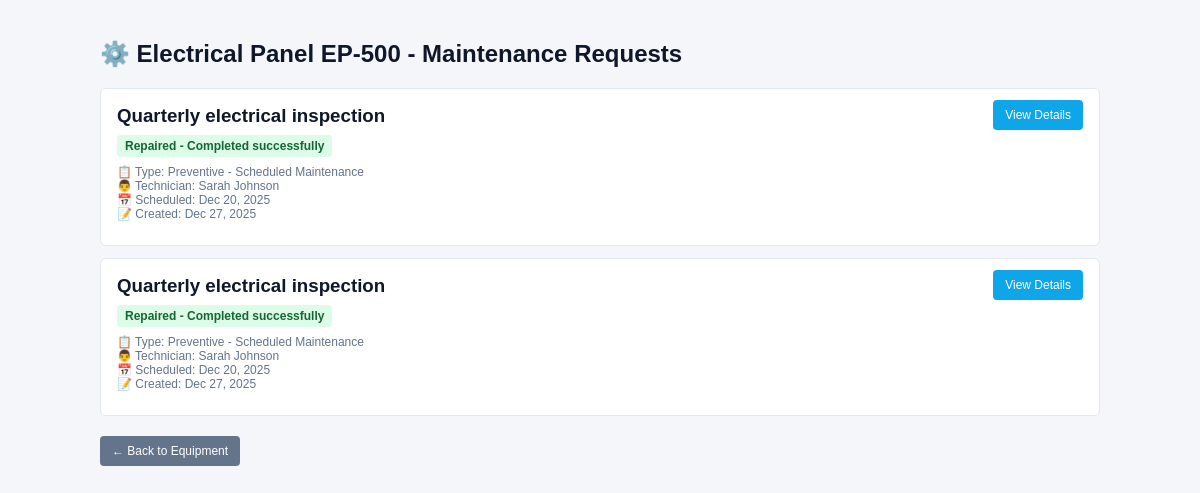
Screenshot of /equipment/4/maintenance/ (signed in) with the database file from the repository.
### equipment/models.py (models this page shows, shortened)
class Equipment(models.Model):
    name = models.CharField(
        max_length=150,
        help_text="Equipment name (e.g., 'Hydraulic Press A1', 'CNC Machine 3')"
    )
    serial_number = models.CharField(
        max_length=100,
        unique=True,
        help_text="Unique manufacturer serial number"
    )
    department = models.CharField(
        max_length=100,
        help_text="Department responsible for this equipment"
    )
    location = models.CharField(
        max_length=200,
        help_text="Physical location within facility (e.g., 'Building A, Floor 2, Section 3')"
    )
    assigned_employee = models.ForeignKey(
        User,
        on_delete=models.SET_NULL,
        null=True,
        blank=True,
        related_name='assigned_equipment',
        help_text="Primary employee responsible for this equipment"
    )
    default_maintenance_team = models.ForeignKey(
        MaintenanceTeam,
        on_delete=models.SET_NULL,
        null=True,
        blank=True,
        related_name='default_for_equipment',
        help_text="Default team for maintenance requests on this equipment"
    )
    default_technician = models.ForeignKey(
        User,
        on_delete=models.SET_NULL,
        null=True,
        blank=True,
        related_name='default_technician_for_equipment',
        help_text="Preferred technician for this equipment"
    )
    purchase_date = models.DateField(
        help_text="Date equipment was purchased"
    )
    warranty_expiry_date = models.DateField(
        null=True,
        blank=True,
        help_text="Date warranty expires"
    )
    is_scrapped = models.BooleanField(
        default=False,
        help_text="Whether equipment is logically scrapped (not deleted from system)"
    )
    created_at = models.DateTimeField(auto_now_add=True, null=True, blank=True)
    updated_at = models.DateTimeField(auto_now=True)
    class Meta:
        verbose_name = "Equipment"
        verbose_name_plural = "Equipment"
        ordering = ['name']
        indexes = [
            models.Index(fields=['serial_number']),
            models.Index(fields=['is_scrapped']),
        ]

### maintenance/models.py (models this page shows, shortened)
class MaintenanceRequest(models.Model):
    REQUEST_TYPE_CHOICES = [
        ('Corrective', 'Corrective - Emergency/Unplanned'),
        ('Preventive', 'Preventive - Scheduled Maintenance'),
    ]
    STATUS_CHOICES = [
        ('New', 'New - Created, not yet assigned'),
        ('In Progress', 'In Progress - Technician is working'),
        ('Repaired', 'Repaired - Completed successfully'),
        ('Scrap', 'Scrap - Equipment marked for disposal'),
    ]
    subject = models.CharField(
        max_length=255,
        help_text="Brief description of the problem or maintenance task"
    )
    request_type = models.CharField(
        max_length=20,
        choices=REQUEST_TYPE_CHOICES,
        help_text="Type of maintenance request"
    )
    equipment = models.ForeignKey(
        Equipment,
        on_delete=models.CASCADE,
        related_name='maintenance_requests',
        help_text="Equipment requiring maintenance"
    )
    assigned_team = models.ForeignKey(
        MaintenanceTeam,
        on_delete=models.SET_NULL,
        null=True,
        blank=True,
        related_name='maintenance_requests',
        help_text="Team assigned to handle this request (auto-filled from equipment default)"
    )
    assigned_technician = models.ForeignKey(
        User,
        on_delete=models.SET_NULL,
        null=True,
        blank=True,
        related_name='assigned_maintenance_requests',
        help_text="Individual technician assigned to complete the work"
    )
    status = models.CharField(
        max_length=20,
        choices=STATUS_CHOICES,
        default='New',
        help_text="Current status of the maintenance request"
    )
    created_by = models.ForeignKey(
        User,
        on_delete=models.SET_NULL,
        null=True,
        blank=True,
        related_name='created_maintenance_requests',
        help_text="User who created this maintenance request"
    )
    scheduled_date = models.DateField(
        null=True,
        blank=True,
        help_text="Scheduled date for preventive maintenance"
    )
    due_date = models.DateField(
        null=True,
        blank=True,
        help_text="Target completion date"
    )
    duration = models.FloatField(
        null=True,
        blank=True,
        help_text="Estimated or actual duration in hours"
    )
    created_at = models.DateTimeField(auto_now_add=True, null=True, blank=True)
    updated_at = models.DateTimeField(auto_now=True)
    class Meta:
        verbose_name = "Maintenance Request"
        verbose_name_plural = "Maintenance Requests"
        ordering = ['-created_at']
        indexes = [
            models.Index(fields=['status']),
            models.Index(fields=['request_type']),
            models.Index(fields=['equipment']),
            models.Index(fields=['assigned_technician']),
            models.Index(fields=['scheduled_date']),
        ]

### equipment/views.py (the view)
# urls.py: path('<int:equipment_id>/maintenance/', views.equipment_maintenance_list, name='maintenance_list'),
@login_required
@require_http_methods(["GET"])
def equipment_maintenance_list(request, equipment_id):
    equipment = get_object_or_404(Equipment, id=equipment_id)
    requests = MaintenanceRequest.objects.filter(equipment=equipment).select_related(
        'assigned_technician', 'assigned_team'
    ).order_by('-created_at')
    context = {
        'equipment': equipment,
        'requests': requests,
    }
    return render(request, 'equipment/maintenance_list.html', context)

### equipment/templates/equipment/maintenance_list.html (shortened to what this page needs)
{% load static %}
<!DOCTYPE html>
<html>
<head>
  <link rel="stylesheet" href="{% static 'style.css' %}">
</head>
<body>
  <div class="maint-list">
    <h2>⚙️ {{ equipment.name }} - Maintenance Requests</h2>
    {% if requests %}
      {% for req in requests %}
      <div class="request-item">
        <div class="req-info">
          <h3>{{ req.subject }}</h3>
          <span class="req-status {% if req.status == 'New' %}new{% elif req.status == 'In Progress' %}progress{% elif req.status == 'Repaired' %}repaired{% elif req.status == 'Scrap' %}scrap{% endif %}">
            {{ req.get_status_display }}
          </span>
          <div class="req-meta">
            <div>📋 Type: {{ req.get_request_type_display }}</div>
            {% if req.assigned_technician %}
            <div>👨 Technician: {{ req.assigned_technician.get_full_name }}</div>
            {% endif %}
            {% if req.scheduled_date %}
            <div>📅 Scheduled: {{ req.scheduled_date|date:"M d, Y" }}</div>
            {% endif %}
            <div>📝 Created: {{ req.created_at|date:"M d, Y" }}</div>
          </div>
        </div>
        <div style="text-align:right">
          <a href="{% url 'maintenance:request_detail' req.id %}" class="btn-view">View Details</a>
        </div>
      </div>
      {% endfor %}
    {% else %}
      <div class="empty">
        <p>No maintenance requests for this equipment yet.</p>
      </div>
    {% endif %}
    <div style="margin-top:20px">
      <a href="{% url 'equipment:detail' equipment.id %}" class="btn-view" style="display:inline-block;background:#64748b">← Back to Equipment</a>
    </div>
  </div>
</body>
</html>

### static/style.css (style rules this page uses)
body { font-family: Arial, sans-serif; background: #f4f6f9; }

### equipment/templates/equipment/maintenance_list.html (style rules this page uses)
.maint-list { max-width:1000px;margin:20px auto;padding:20px }
.maint-list h2 { color:#0f172a;margin-top:0 }
.request-item { background:#fff;border:1px solid #e2e8f0;border-radius:6px;padding:16px;margin:12px 0;display:grid;grid-template-columns:1fr 150px;gap:16px;align-items:start }
.req-info h3 { margin:0 0 8px 0;color:#0f172a }
.req-status { display:inline-block;padding:4px 8px;border-radius:4px;font-weight:600;font-size:12px }
.req-status.repaired { background:#dcfce7;color:#166534 }
.req-meta { color:#64748b;font-size:12px;margin:8px 0 }
.btn-view { padding:8px 12px;background:#0ea5e9;color:#fff;text-decoration:none;border-radius:4px;font-size:12px;text-align:center;cursor:pointer;border:none }

### rows the page displays
Equipment: name "Electrical Panel EP-500"
MaintenanceRequest: subject "Quarterly electrical inspection", status "Repaired - Completed successfully", request_type "Preventive - Scheduled Maintenance", assigned_technician.get_full_name "Sarah Johnson", scheduled_date "Dec 20, 2025", created_at "Dec 27, 2025"
MaintenanceRequest: subject "Quarterly electrical inspection", status "Repaired - Completed successfully", request_type "Preventive - Scheduled Maintenance", assigned_technician.get_full_name "Sarah Johnson", scheduled_date "Dec 20, 2025", created_at "Dec 27, 2025"
